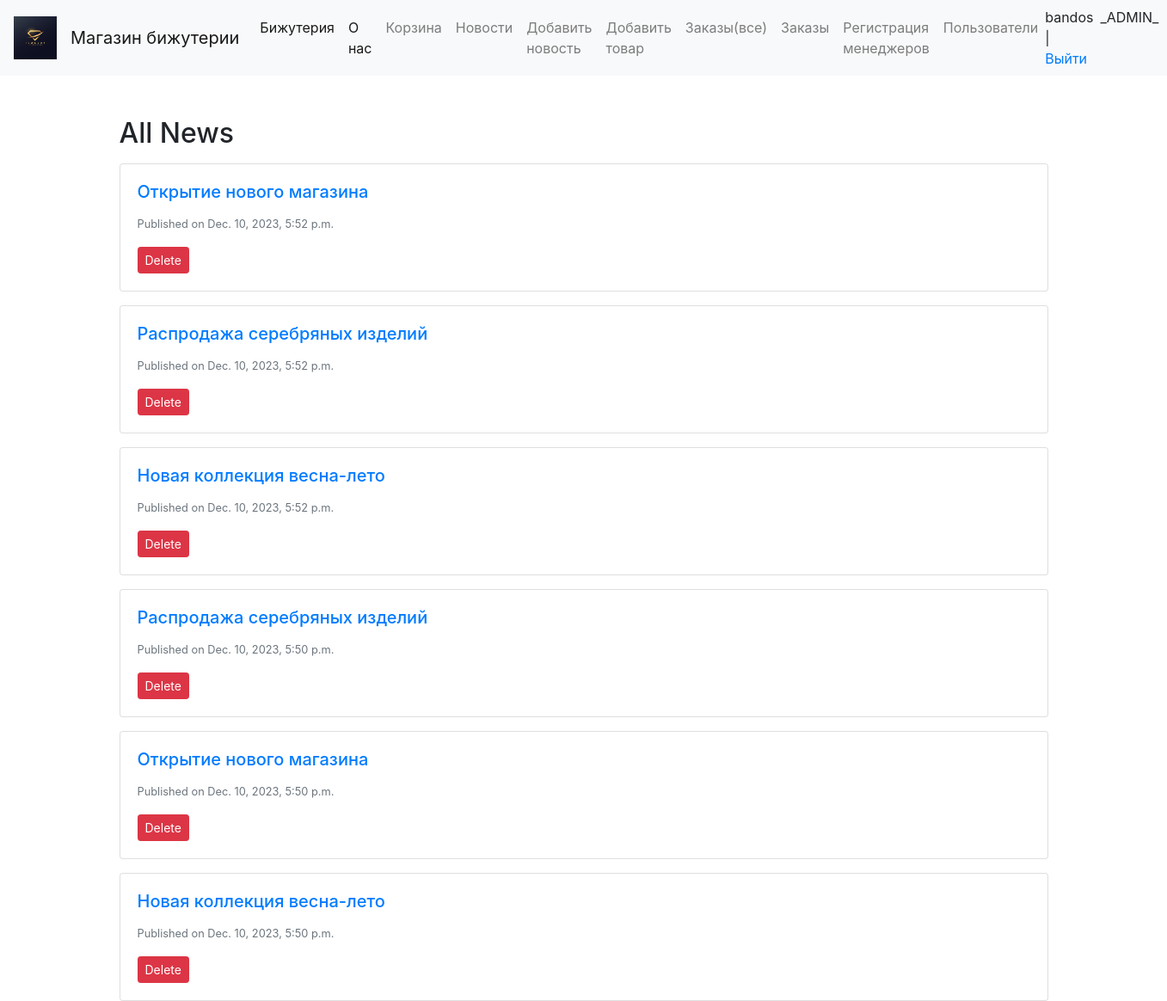
/news/all_news/ (signed in), run on the app's committed database.
### app/models.py (models this page shows, shortened)
class User(AbstractUser):
    class Role(models.TextChoices):
        ADMIN = "ADMIN", 'Admin'
        MANAGER = "MANAGER", 'Manager'
        KLIENT = "KLIENT",'Klient'
    base_role = Role.ADMIN
    role = models.CharField(max_length=50,choices=Role.choices)

### news/models.py (models this page shows, shortened)
class News(models.Model):
    title = models.CharField(max_length=255)
    content = models.TextField()
    created_at = models.DateTimeField(auto_now_add=True)
    updated_at = models.DateTimeField(auto_now=True)

### news/views.py (the view)
# urls.py: path('all_news/', all_news, name='all_news'),
def all_news(request):
    news_list = News.objects.order_by('-created_at')
    return render(request, 'news/all_news.html', {'news_list': news_list})

### templates/news/all_news.html (shortened to what this page needs)
{% extends 'app/base.html' %}
{% block content %}
  <div class="container mt-5">
    <h2>All News</h2>
    {% for news in news_list %}
      <div class="card mt-3">
        <div class="card-body">
          <h5 class="card-title">
            <a href="{% url 'news:news_detail' pk=news.pk %}">{{ news.title }}</a>
          </h5>
          <p class="card-text"><small class="text-muted">Published on {{ news.created_at }}</small></p>
          {% if request.user.role == "ADMIN"   and  request.user.is_authenticated%}
            <form method="post" action="{% url 'news:delete_news' pk=news.pk %}" style="display:inline;">
              <button type="submit" class="btn btn-danger btn-sm">Delete</button>
            </form>
          {% endif %}
        </div>
      </div>
    {% endfor %}
  </div>
{% endblock %}

### templates/app/base.html (shortened to what this page needs)
{% load static %}
<!DOCTYPE html>
<html lang="en">
<head>
    <link rel="stylesheet" href="https://stackpath.bootstrapcdn.com/bootstrap/4.5.0/css/bootstrap.min.css">
</head>
<body>
    <nav class="navbar navbar-expand-lg navbar-light bg-light">
        <a class="navbar-brand" href="#">
            <img src="{% static 'app/logo.png' %}" alt="Logo" height="50" width="50">
        </a>
        <a class="navbar-brand" href="#">Магазин бижутерии</a>
        <div class="collapse navbar-collapse" id="navbarNav">
            <ul class="navbar-nav mr-auto">
                <li class="nav-item active">
                    <a class="nav-link" href="{% url 'app:product_list' %}">Бижутерия</a>
                </li>
                <li class="nav-item active">
                    <a class="nav-link" href="{% url 'app:about' %}">О нас</a>
                </li>
                {% if  request.user.is_authenticated %}
                    <li class="nav-item">
                        <a class="nav-link" href="{% url 'cart:view_cart' %}">Корзина</a>
                    </li>
                {% endif %}
                <li class="nav-item">
                    <a class="nav-link" href="{% url 'news:all_news' %}">Новости</a>
                </li>
                {% if request.user.role == "ADMIN" and request.user.is_authenticated %}
                    <li class="nav-item">
                        <a class="nav-link" href="{% url 'news:add_news' %}">Добавить новость</a>
                    </li>
                {% endif %}
                {% if request.user.role == "ADMIN" and request.user.is_authenticated %}
                    <li class="nav-item">
                        <a class="nav-link" href="{% url 'app:add_product' %}">Добавить товар</a>
                    </li>
                {% endif %}
                {% if request.user.role == "ADMIN" or request.user.role == "MANAGER"  and request.user.is_authenticated%}
                <li class="nav-item">
                    <a class="nav-link" href="{% url 'app:order_list' %}">Заказы(все)</a>
                </li>
                {% endif %}
                {% if request.user.is_authenticated %}
                    <li class="nav-item">
                        <a class="nav-link" href="{% url 'cart:order_page' %}">Заказы</a>
                    </li>
                {% endif %}
                {% if request.user.role == "ADMIN" and request.user.is_authenticated %}
                    <li class="nav-item">
                        <a class="nav-link" href="{% url 'app:register_user_by_admin' %}">Регистрация менеджеров</a>
                    </li>
                    <li class="nav-item">
                        <a class="nav-link" href="{% url 'app:user_list' %}">Пользователи</a>
                    </li>
                {% endif %}
            </ul>
            <ul class="navbar-nav list-inline">
                {% if request.user.is_authenticated %}
                    <li class="list-inline-item">
                        {{ user.username }} | <a href="{% url 'app:logout' %}">Выйти</a>
                    </li>
                {% else %}
                    <li class="list-inline-item">
                        <a href="{% url 'app:register_klient' %}">Регистрация</a> | <a href="{% url 'app:login' %}">Войти</a>
                    </li>
                {% endif %}
                {% if request.user.is_authenticated %}
                    <li class="list-inline-item">
                        <p>{% if request.user.role == "KLIENT" %}_KLIENT_{% elif request.user.role == "MANAGER" %}_MANAGER_{% elif request.user.role == "ADMIN" %}_ADMIN_{% endif %}</p>
                    </li>
                {% endif %}
            </ul>
        </div>
    </nav>
    <div class="container mt-4">
        {% block content %}{% endblock %}
    </div>
</body>
</html>

### data on the page
User: username "bandos"
News: title "Открытие нового магазина", created_at "Dec. 10, 2023, 5:52 p.m."
News: title "Распродажа серебряных изделий", created_at "Dec. 10, 2023, 5:52 p.m."
News: title "Новая коллекция весна-лето", created_at "Dec. 10, 2023, 5:52 p.m."
News: title "Распродажа серебряных изделий", created_at "Dec. 10, 2023, 5:50 p.m."
News: title "Открытие нового магазина", created_at "Dec. 10, 2023, 5:50 p.m."
News: title "Новая коллекция весна-лето", created_at "Dec. 10, 2023, 5:50 p.m."
